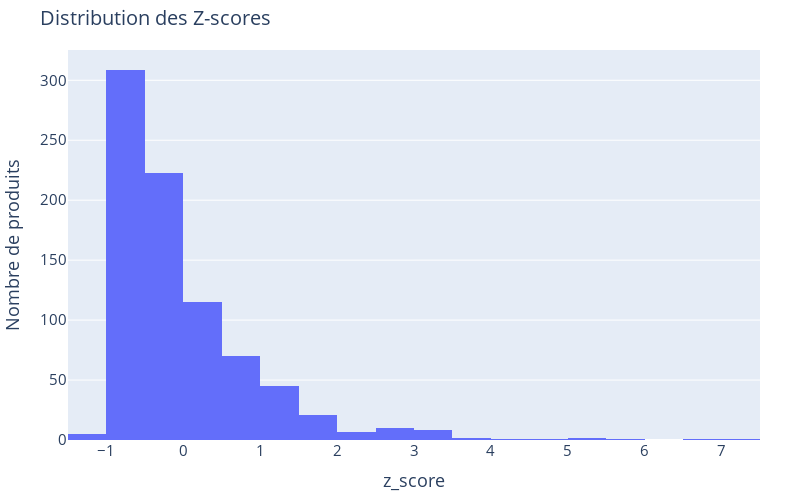

Write notebook code for a chart like this one.
### Code cell
# Utiliser le Z-score dans des visuels

fig = px.histogram(df_erp_web, x='z_score', nbins=30, title='Distribution des Z-scores')

# esthétique
fig.update_layout(
    yaxis_title='Nombre de produits',
    width=800,  # Réduire la largeur
    height=500,  # Réduire la hauteur
    title_font_size=20,  # Agrandir le titre
    font=dict(size=15),  # Augmenter la taille du texte
    margin=dict(l=40, r=40, t=50, b=40),  # Réduire les marges
)

fig.show()

### Figure 1 — Plotly figure (JSON) as saved in the notebook; plotly's stock layout.template omitted (floating-point values rounded to 4 significant figures; data arrays with more than 128 entries replaced by an {"elided": "..."} marker saying what was removed)
{"data": [{"alignmentgroup": "True", "bingroup": "x", "hovertemplate": "z_score=%{x}<br>count=%{y}<extra></extra>", "legendgroup": "", "marker": {"color": "#636efa", "pattern": {"shape": ""}}, "name": "", "nbinsx": 30, "offsetgroup": "", "orientation": "v", "showlegend": false, "type": "histogram", "x": {"elided": "825 float values"}, "xaxis": "x", "yaxis": "y"}], "layout": {"barmode": "relative", "font": {"size": 15}, "height": 500, "legend": {"tracegroupgap": 0}, "margin": {"b": 40, "l": 40, "r": 40, "t": 50}, "title": {"font": {"size": 20}, "text": "Distribution des Z-scores"}, "width": 800, "xaxis": {"anchor": "y", "domain": [0, 1], "title": {"text": "z_score"}}, "yaxis": {"anchor": "x", "domain": [0, 1], "title": {"text": "Nombre de produits"}}}}
